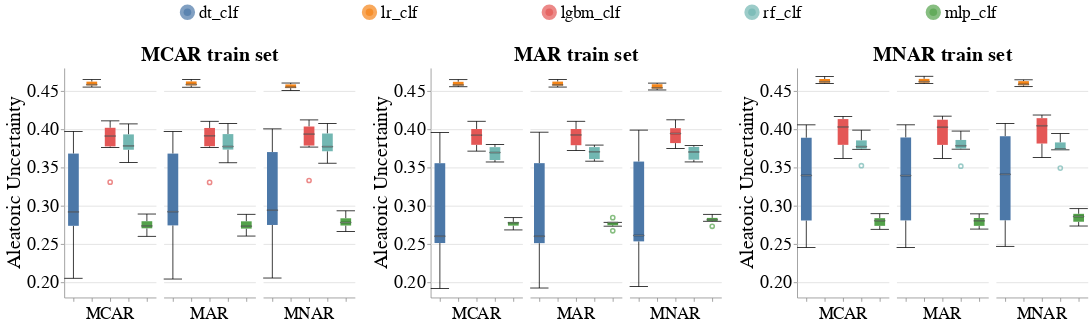

Notebook cell for this chart:
### Code cell
create_box_plots_for_diff_models(dataset_name=DATASET_NAME,
                                 null_imputer_name=ErrorRepairMethod.datawig.value,
                                 metric_name='Aleatoric_Uncertainty',
                                 db_client=db_client)
